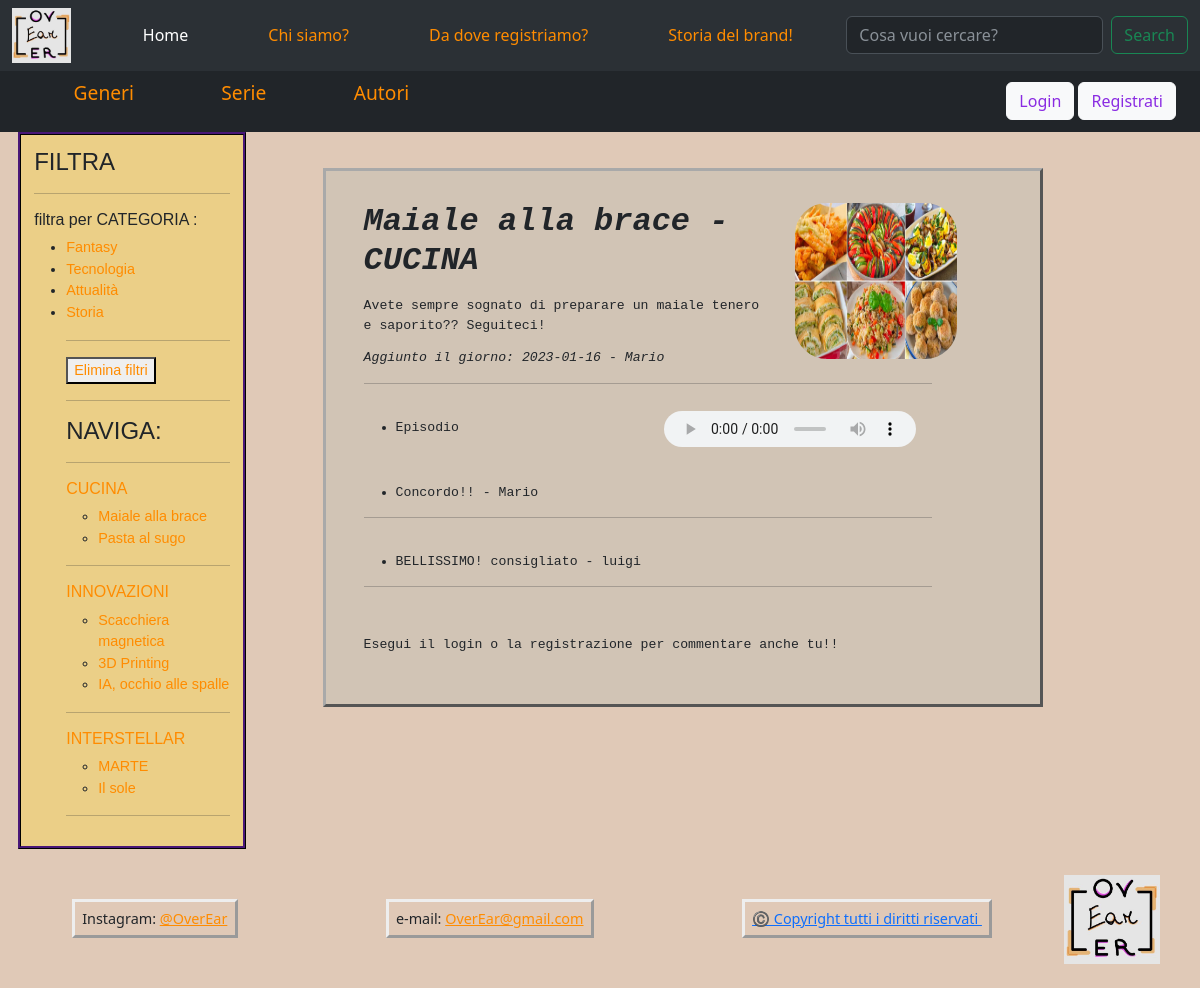
Screenshot of /singolo18 with the database file from the repository.
### tables this page shows
CREATE TABLE "podcast" (
	"id"	INTEGER NOT NULL,
	"titolo"	TEXT NOT NULL,
	"descrizione"	TEXT NOT NULL,
	"data"	TEXT NOT NULL,
	"audio"	TEXT,
	"autore"	INTEGER NOT NULL,
	"serie_titolo"	INTEGER NOT NULL,
	PRIMARY KEY("id" AUTOINCREMENT)
);

CREATE TABLE "serie" (
	"id"	INTEGER NOT NULL,
	"titolo"	TEXT NOT NULL,
	"descrizione"	TEXT NOT NULL,
	"categoria"	TEXT NOT NULL,
	"data"	TEXT NOT NULL,
	"immagine"	TEXT NOT NULL,
	"autore"	TEXT NOT NULL,
	PRIMARY KEY("id" AUTOINCREMENT)
);

CREATE TABLE "commenti" (
	"id"	INTEGER NOT NULL,
	"contenuto"	TEXT NOT NULL,
	"autore"	TEXT NOT NULL,
	"podcast_id"	INTEGER NOT NULL,
	PRIMARY KEY("id" AUTOINCREMENT),
	FOREIGN KEY("podcast_id") REFERENCES "podcast"("id")
);

### app.py (the view, shortened to what this page needs)
@app.route('/singolo<int:id>', methods=['GET', 'POST']) #pagina dei podcast singoli dinamica con l'id
def singolo(id):
    utenti = podcasts_dao.trova_autori()  #mi trovo gli episodi e i titoli delle serie per stamparli alla pagina del singolo
    serie_trovate = podcasts_dao.get_series()
    podcast_trovati = podcasts_dao.trova_podcast()
    episodio= podcasts_dao.get_episodio(id)
    commenti = podcasts_dao.get_commenti()
    tit_id = episodio['serie_titolo'] #trovo l'id del podcast associato a quel commento
    serie = podcasts_dao.trova_serie(tit_id)
    return render_template("singolo.html",  utenti=utenti, id=id, episodio=episodio, commenti=commenti, serie=serie, podcast_trovati=podcast_trovati, serie_trovate=serie_trovate)

### podcasts_dao.py (called while the page is built)
def get_series():
    conn = sqlite3.connect('database/podcasts.db') #apro la connessione
    conn.row_factory = sqlite3.Row  #ci restituisce la riga al posto della tupla -> stiamo 'dizionarizzando'
    cursor = conn.cursor() #definisco il cursore
    sql = 'SELECT * FROM serie ORDER BY titolo ASC' #definisco la query e ordino i dati selezionati in ordine di data decrescente
    cursor.execute(sql) #eseguo la query
    series = cursor.fetchall() #prendo tutti i dati
    cursor.close() #chiudo cursore e connessione
    conn.close()
    return series

def get_episodio(id):
    conn = sqlite3.connect('database/podcasts.db')
    conn.row_factory = sqlite3.Row
    cursor = conn.cursor()
    sql = 'SELECT * FROM podcast WHERE id = ?'
    cursor.execute(sql, (id,)) #id, perchè è una tupla quindi è un singolo valore ma ha bisogna della virgola
    episodio = cursor.fetchone() #one perchè ci aspettiamo al massimo un valore
    cursor.close()
    conn.close()
    return episodio

def trova_autori():
    conn = sqlite3.connect('database/podcasts.db')
    conn.row_factory = sqlite3.Row
    cursor = conn.cursor()
    sql = 'SELECT * FROM utenti ORDER BY nome ASC'
    cursor.execute(sql)
    autori = cursor.fetchall()
    cursor.close()
    conn.close()
    return autori

def trova_podcast():
    conn = sqlite3.connect('database/podcasts.db')
    conn.row_factory = sqlite3.Row
    cursor = conn.cursor()
    sql = 'SELECT * FROM podcast ORDER BY data DESC'
    cursor.execute(sql)
    podcast_trovati = cursor.fetchall()
    cursor.close()
    conn.close()
    return podcast_trovati

def trova_serie(tit_id):
    conn = sqlite3.connect('database/podcasts.db')
    conn.row_factory = sqlite3.Row
    cursor = conn.cursor()
    sql = 'SELECT * FROM serie WHERE id = ?'
    cursor.execute(sql, (tit_id,))
    serie_cercata = cursor.fetchone()
    cursor.close()
    conn.close()
    return serie_cercata

def get_commenti():
    conn = sqlite3.connect('database/podcasts.db')
    conn.row_factory = sqlite3.Row
    cursor = conn.cursor()
    sql = 'SELECT * FROM commenti ORDER BY id DESC'
    cursor.execute(sql)
    commenti = cursor.fetchall()
    cursor.close()
    conn.close()
    return commenti

### templates/singolo.html (shortened to what this page needs)
{% extends "base.html" %}
{% block main %}
{% block episodio %}
<main>
    <section class="singola">
        <div>
        <div>
            <h2>{{ episodio['titolo'] }} - {{ serie['titolo']}}</h2>
            <p>{{ episodio['descrizione'] }}</p>
            <a>Aggiunto il giorno:  {{ episodio['data'] }}</a>
            <a>- {{ episodio['autore']}}</a>
        </div>
            <img class="foto" src="static/{{serie['immagine']}}" alt="copertina della serie">
        </div>
        <hr>
        <ul>
        <li>Episodio</li>
        {% if current_user.is_authenticated %}
        <audio controls class="audio">
            <source src="static/{{episodio['audio']}}" type="audio/mpeg">
        </audio>
        {% else %}
              <audio controls class="audio">
                <source src="#" type="audio/mpeg">
              </audio>
        {% endif %}
        </ul>
            {% for commento in commenti %}
                {% if commento['podcast_id'] == episodio['id'] %}
                <div class="commento">
                <ul>
                    <li>{{ commento['contenuto'] }} - {{ commento['autore']}}</li>
                </ul>
                </div>
                <hr>
                {% endif %}
            {% endfor %}
        {% if current_user.is_authenticated %}
        <p class="commenti_p" >Commenta anche te e dicci cosa ne pensi!</p>
        <form class="commenti" action="{{ url_for('singolo', id=episodio['id'])}}", method="POST">
            <label for="commento"></label>
            <input name='commento' type="text" class="form-control"  placeholder="Inserisci un commento">
            <button id="login_bottone" type="submit" class="btn btn-primary" value="Send data">Inserisci</button>
        </form>
        {% else %}
        <p class="commenti_p" >Esegui il login o la registrazione per commentare anche tu!!</p>
        {% endif %}
    </section>
</main>
{% endblock %}
{% endblock %}
{% block aside %}
<aside class="sinistra">
    <h4>FILTRA</h3>
    <hr></hr>
    <h6> filtra per CATEGORIA :</h5>
    <ul>
        <li><a href="{{ url_for('categoria', k='Fantasy')}}" data-tag="Fantasy">Fantasy</a></li>
        <li><a href="{{ url_for('categoria', k='Tecnologia')}}" data-tag="Tecnologia">Tecnologia</a></li>
        <li><a href="{{ url_for('categoria', k='Attualità')}}" data-tag="Attualità">Attualit&agrave;</a></li>
        <li><a href="{{ url_for('categoria', k='Storia')}}" data-tag="Storia">Storia</a></li>
      <hr></hr>
      <button><a href="#s">Elimina filtri</a></button>
      <hr>
      <h4> NAVIGA: </h4>
      <hr>
      {%for s in serie_trovate %}
      <section>
          <h6><a href="{{url_for('serie_singola', id=s.id)}}">{{s.titolo}}</a></h6>
          <ul>
              {%for p in podcast_trovati%}
                  {%if p.serie_titolo == s.id%}
                  <li><a href="{{url_for('singolo', id=p.id)}}">{{p.titolo}}</a></li>
                  {%endif%}
              {%endfor%}
          </ul>
      </section>
      <hr>
      {%endfor%}
</aside>
{% endblock %}

### static/podcast.css (style rules this page uses)
.bg { background-color: rgba(175, 116, 70, 0.384); z-index: -5; }
main { float: left; margin-top: 3.5vw; margin-bottom: 5%; margin-left: 1%; font-family: 'Courier New', Courier, monospace; }
.singola { margin-top: 7vw; width: 60vw; margin-left: 25vw; }
main section { margin: 5%; margin-left: 10vw; margin-right: 5vw; width: 65%; padding: 3% 3.5%; padding-right: 10%; border-style: outset; border-color: darkgray; background-color: rgba(184, 186, 177, 0.381); font-size: 1.1vw; }
main section > div { display: grid; grid-template-columns: 70% 1fr; grid-template-rows: 1fr; }
main section h2, main section h3 { font-style: italic; font-weight: bold; }
main section p { margin-top: 4%; margin-bottom: 3%; }
main section a { font-style: oblique; }
main section > div > div { grid-column: 1; grid-row: 1; }
main section ul li { margin-top: 1.5vw; margin-bottom: 4%; grid-row: 1; grid-column: 1; }
main section > ul { display: grid; grid-template-columns: 50% 1fr; grid-template-rows: 1fr; }
.audio { margin-top: 4%; height: 3vw; width: 21vw; }
.foto { grid-column: 2; grid-row: 1; height: 95%; width: 95%; margin-top: 0vw; margin-left: 20%; border-radius: 20%; }
.commento { display: block; }
.commento > ul { display: grid; grid-template-columns: 1fr 10% 10%; grid-template-rows: 3vw; }
.commento ul li { grid-row: 1; grid-column: 1; }
.commenti_p { margin-top: 4vw; }
.sinistra { position: absolute; margin-top: 11%; margin-left: 1.5%; padding: 1.1%; border-style: ridge; border-color: rgb(22, 7, 36); background-color: rgba(248, 214, 89, 0.505); font-family: 'Trebuchet MS', 'Lucida Sans Unicode', 'Lucida Grande', 'Lucida Sans', Arial, sans-serif; width: 19vw; font-size: 1.2vw; }
.sinistra a { text-decoration: none; }
a:link { color: darkorange; }

### rows the page displays
podcast: titolo "Maiale alla brace", descrizione "Avete sempre sognato di preparare un maiale tenero e saporito?? Seguiteci!", data "2023-01-16", autore "Mario"
serie: titolo "CUCINA", immagine (picture)
commenti: contenuto "Concordo!!", autore "Mario"
commenti: contenuto "BELLISSIMO! consigliato", autore "luigi"
podcast: titolo "Pasta al sugo"
serie: titolo "INNOVAZIONI"
podcast: titolo "Scacchiera magnetica"
podcast: titolo "3D Printing"
podcast: titolo "IA, occhio alle spalle"
serie: titolo "INTERSTELLAR"
podcast: titolo "MARTE"
podcast: titolo "Il sole"
